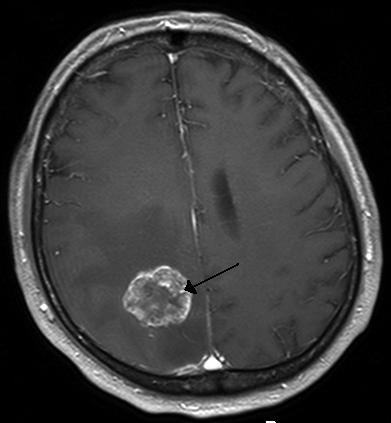
%> input picture image/brain_tumor.jpg, 391 x 423 px
$ octave Max_min_filter.m   (GNU Octave 9; MATLAB toolbox functions it lacks are replaced by stand-ins)
%> lines starting %> are read from the running program, lines starting %| are printed output that depends on the picture

image = imread('brain_tumor.jpg');
%> image is the input picture: size 423x391x3 uint8; min 0, max 255, mean 57.7
if size(image, 3) == 3
    image = rgb2gray(image);
%> image: size 423x391 uint8
end

figure;
subplot(1, 3, 1);
imshow(image);
title('Original Image');
window_size = 3;
pad_amount = floor(window_size / 2);
padded_image = padarray(image, [pad_amount, pad_amount]);
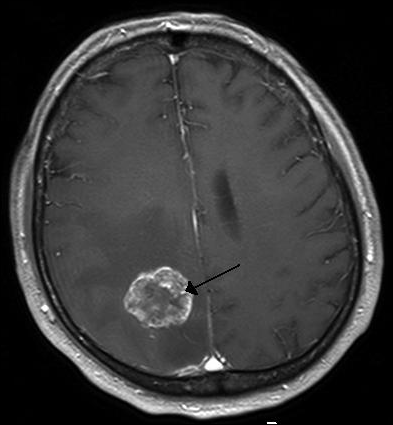
%> padded_image: size 425x393 uint8; min 0, max 255, mean 57.2
max_output = zeros(size(image));
min_output = zeros(size(image));
for i = 1:size(image, 1)
    for j = 1:size(image, 2)
        neighborhood = padded_image(i:i+window_size-1, j:j+window_size-1);
        max_output(i, j) = max(neighborhood(:));
        min_output(i, j) = min(neighborhood(:));
    end
end
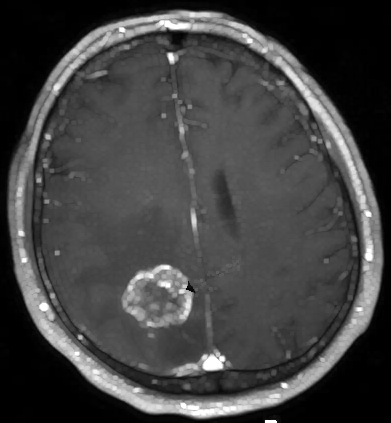
%> max_output: size 423x391 double; min 0, max 255, mean 66.2
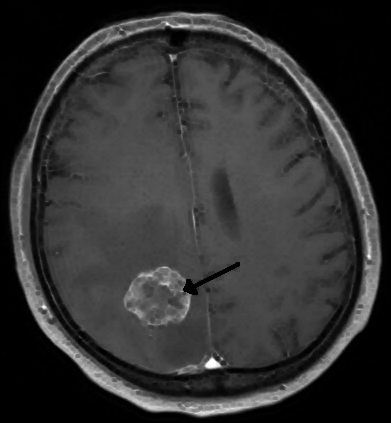
%> min_output: size 423x391 double; min 0, max 255, mean 49.7

subplot(1, 3, 2);
imshow(uint8(max_output));
title('Maximum Filtered Image');

subplot(1, 3, 3);
imshow(uint8(min_output));
title('Minimum Filtered Image');

$ run again, with image/balloons_noisy.png saved as image/brain_tumor.jpg
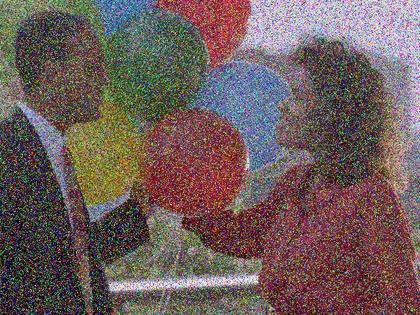
%> input picture image/balloons_noisy.png, 420 x 315 px, shrunk from 640 x 480 before the run
%> image is the input picture: size 315x420x3 uint8; mean R, G, B 109.1, 92.5, 90.1
%> image: size 315x420 uint8
%> after the loop `for i = 1:size(image, 1)`:
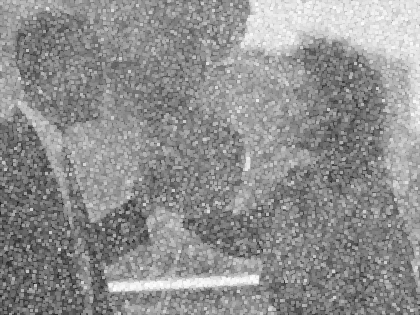
%> max_output: size 315x420 double; min 24, max 254, mean 143.2
%> after the loop `for i = 1:size(image, 1)`:
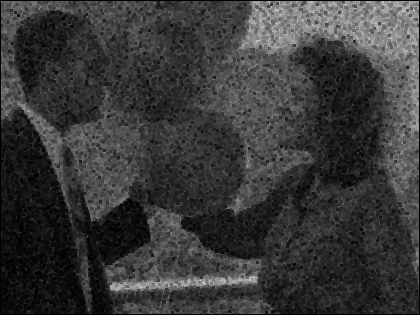
%> min_output: size 315x420 double; min 0, max 219, mean 56.6

$ run again, with image/lung.png saved as image/brain_tumor.jpg
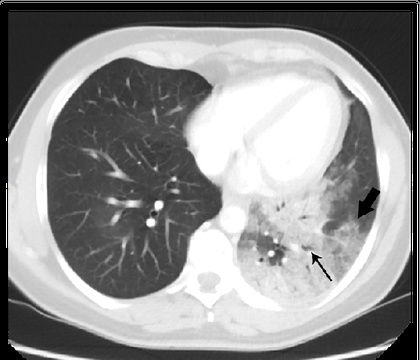
%> input picture image/lung.png, 420 x 360 px, shrunk from 744 x 638 before the run
%> image is the input picture: size 360x420x3 uint8; mean R, G, B 144.6, 144.7, 144.6
%> image: size 360x420 uint8
%> after the loop `for i = 1:size(image, 1)`:
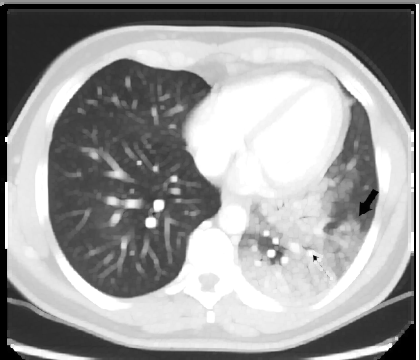
%> max_output: size 360x420 double; min 0, max 255, mean 156
%> after the loop `for i = 1:size(image, 1)`:
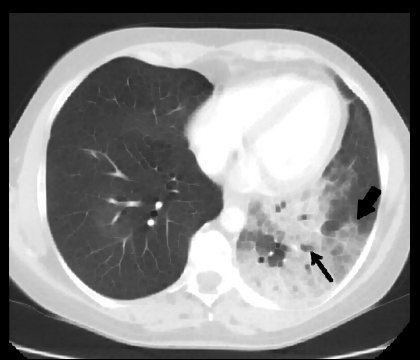
%> min_output: size 360x420 double; min 0, max 255, mean 133.7
